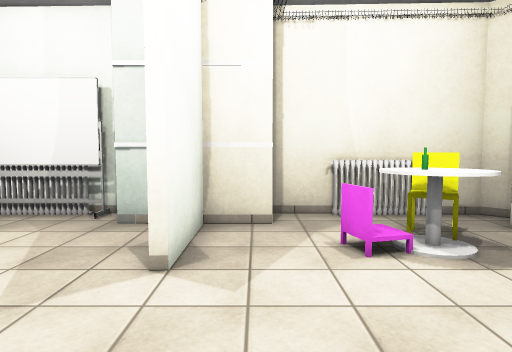
view 1 (above)

16 first-person views from a walk through a Webots world. The camera is 0.9 m above the floor, tilts 4° down and sees 75° across. The floor is counted in squares, 0.5 m on a side. Each view is taken from the middle of a square. On the plan, view 1 faces up. The plan holds only what a view shows up to about 17 squares ahead; the rest is blank. Simple shapes and patterns stand in for the simulator's stock objects. Door leaves are left out.

view 2
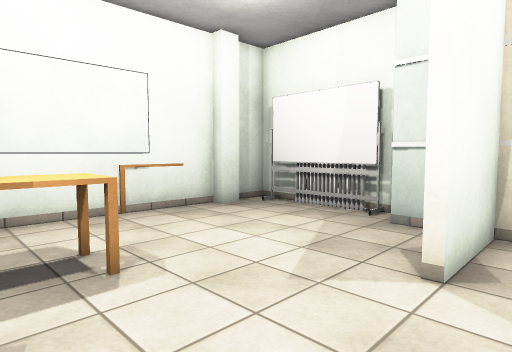

view 3
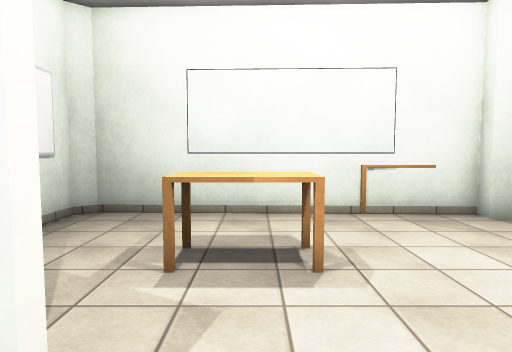

view 4
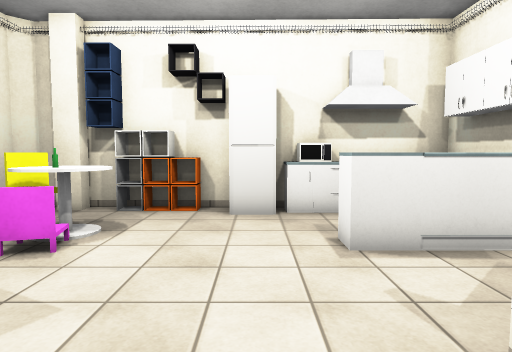

view 5
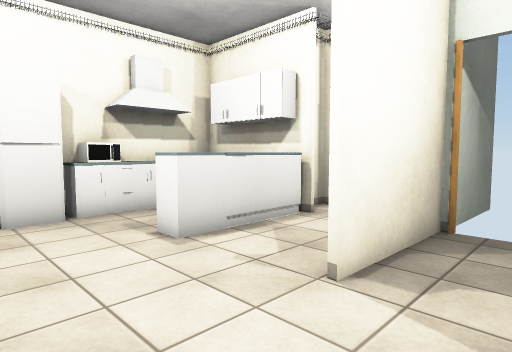

view 6
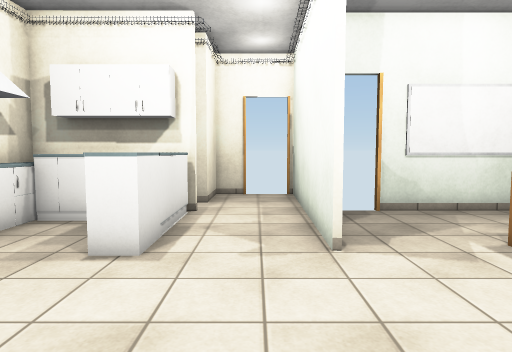

view 7
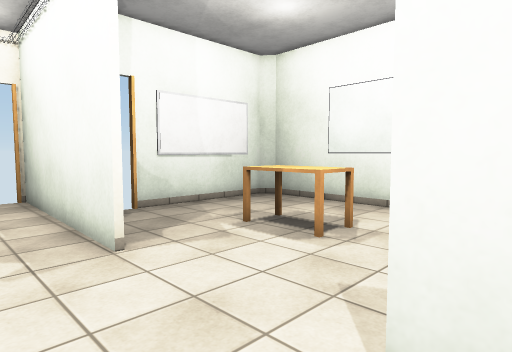

view 8
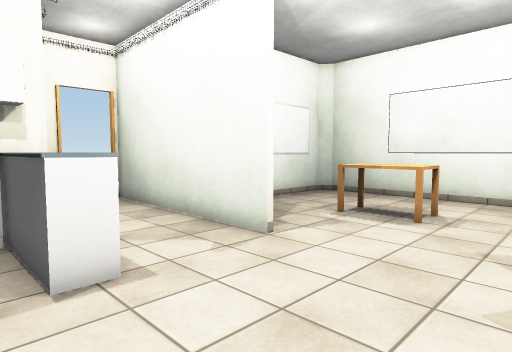

view 9
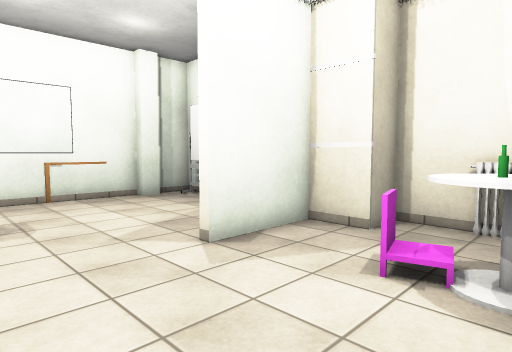

view 10
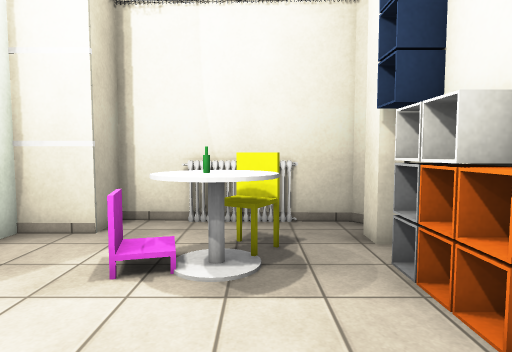

view 11
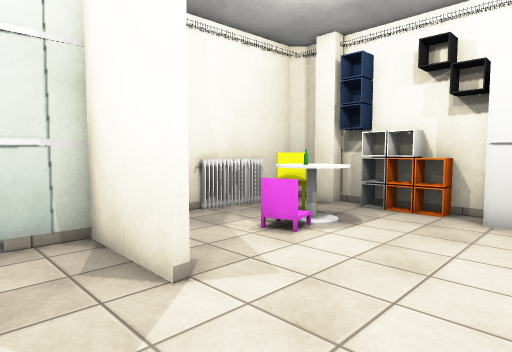

view 12
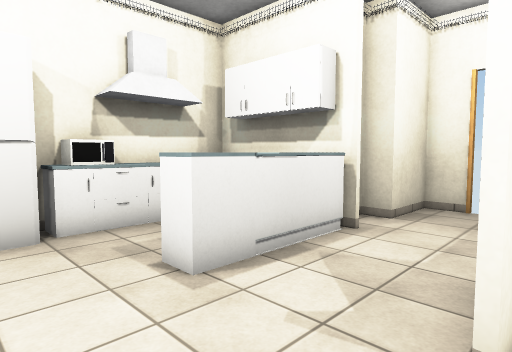

view 13
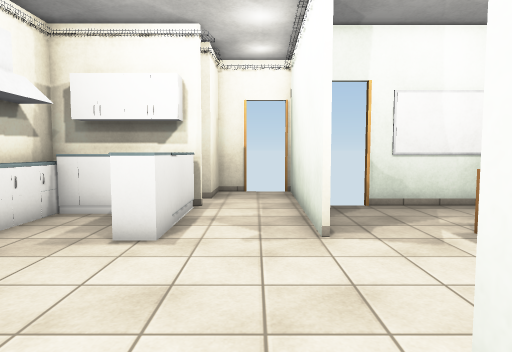

view 14
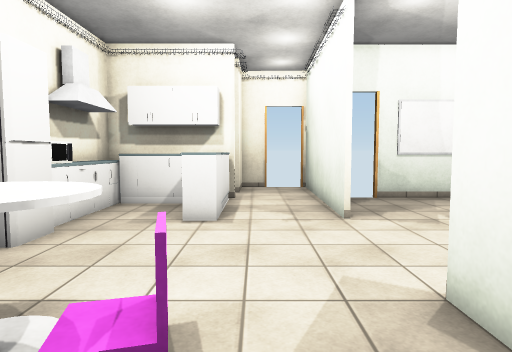

view 15
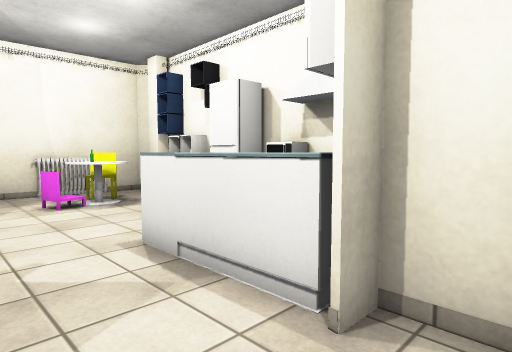

view 16
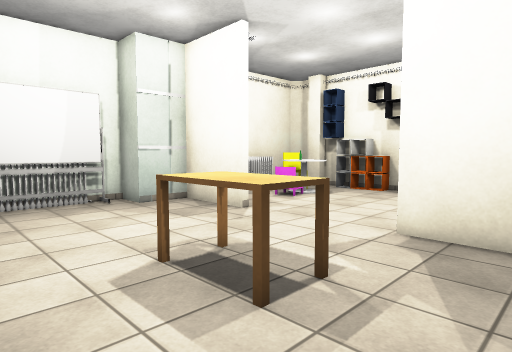

### Floor plan
Points are (right, up) in squares from view 1. A wall is a line through its corners. A room is listed if a view was taken in it or the views show most of it. See-through windows are left out.
Room 1 (views 1, 2, 3, 4, 5, 6, 7, 8, 9, 10, 11, 12, 13, 14, 16)
walls: (-1.5, 4.9) (-1.4, 7.4); (-1.3, 0) (-1.3, -3.4); (-1.3, 7.5) (-1.3, 4.9); (-1.7, 8.4) (-3.5, 8.4) (-3.5, 9.8) (-6.5, 9.9); (-1.7, -4.4) (-1.6, 0.1); (1.8, -4.3) (2.6, -4.3); (-9.9, -0.4) (-10, -3.8) (-9.6, -4.3) (-3.6, -4.3); (6.9, 2.8) (7, 5.5); (-7.8, 10) (-9.6, 10) (-9.6, 8.4); (7, 6.4) (7, 7.5); (5.4, -4.3) (6.8, -4.3) (6.9, 1.7); (7, 8.5) (7, 9.1) (6.5, 9.6) (0.4, 9.9) (0.4, 8.3) (-0.2, 8.3)
low walls: (-9.7, 4.6) (-9.8, 2.5); (-9.8, 1.6) (-9.9, 0.5)
ways out: opening at (0.5, -4) to room 2
objects: desk (-10, 5) to (-10, 6); pillar (-9, 8); board (-8, -4); board (-8, 9) to (-5, 9); other object (-7, 10); desk (-6, 0) to (-5, 2); other object (2, -3) to (3, 0); chair (2, 6); other object (3, -3) to (5, -3); bottle (3, 6); round table (3, 6) to (4, 7); other object (3, 10); chair (4, 7) to (4, 8); other object (6, -3); other object (6, -2) to (6, -1); microwave (6, 0) to (6, 1); fridge (6, 2) to (6, 3); bookshelf (6, 4) to (7, 7); pillar (7, 8)
Room 2 (view 15)
walls: (0.4, -8.5) (1.7, -8.5) (1.8, -6) (2.7, -6.1) (2.7, -4.3) (1.8, -4.3); (-1.3, -3.4) (-1.4, -8.6)
ways out: opening at (0.5, -4) to room 1

Positions as (right, up) in squares from view 1, and headings:
1: (0, 0), facing up
2: (0, 0), facing up-left
3: (0, 1), facing left
4: (-4, 2), facing right
5: (-4, 4), facing down-right
6: (0, 6), facing down
7: (1, 6), facing down-left
8: (4, 5), facing down-left
9: (4, 1), facing up-left
10: (4, 1), facing up
11: (-4, 1), facing up-right
12: (-2, 3), facing down-right
13: (0, 7), facing down
14: (1, 9), facing down
15: (-1, -6), facing up-right
16: (-9, -3), facing up-right
